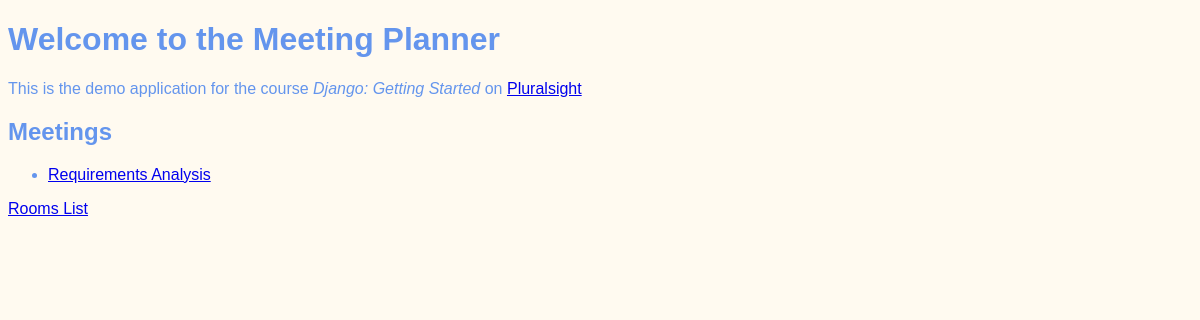
/, run on an earlier commit of the app's database.
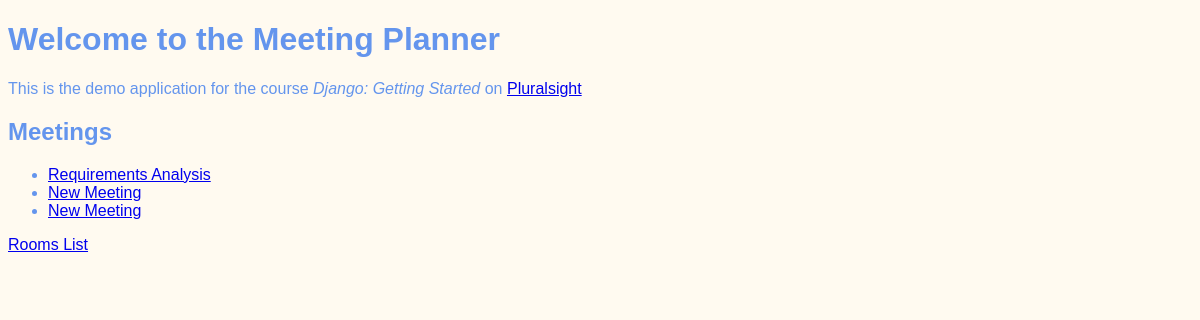
And on a later commit of the database.
### meetings/models.py (models this page shows, shortened)
class Meeting(models.Model):
    title = models.CharField(max_length=200)
    date = models.DateField()
    start_time = models.TimeField(default=time(9))
    duration = models.IntegerField(default=1)
    room = models.ForeignKey(Room, on_delete=models.CASCADE)

### website/views.py (the view)
# urls.py: path('', welcome, name="welcome"),
def welcome(request):
    return render(request, "website/welcome.html",
                  {"meetings": Meeting.objects.all})

### website/templates/website/welcome.html (shortened to what this page needs)
{% extends "base.html" %}
{% block content %}
    <h1>Welcome to the Meeting Planner</h1>
    <p>
        This is the demo application for the course
        <em>Django: Getting Started</em>
        on <a href="https://www.pluralsight.com">
        Pluralsight</a>
    </p>
    <h2>Meetings</h2>
    <ul>
        {% for meeting in meetings %}
            <li>
                <a href="{% url 'detail' meeting.id %}">
                    {{ meeting.title }}
                </a>
            </li>
        {% endfor %}
    </ul>
    <a href="{% url 'rooms' %}">Rooms List</a>
{% endblock %}

### website/templates/base.html (shortened to what this page needs)
{% load static %}
<!DOCTYPE html>
<html lang="en">
<head>
    <link rel="stylesheet"
          href="{% static 'website/style.css' %}">
</head>
<body>
  {% block content %}
  {% endblock %}
</body>
</html>

### website/static/website/style.css (style rules this page uses)
body { font-family: sans-serif; color: cornflowerblue; background-color: floralwhite; }

What changed in the data, as far as the page shows it:
added Meeting: title "New Meeting"
added Meeting: title "New Meeting"
